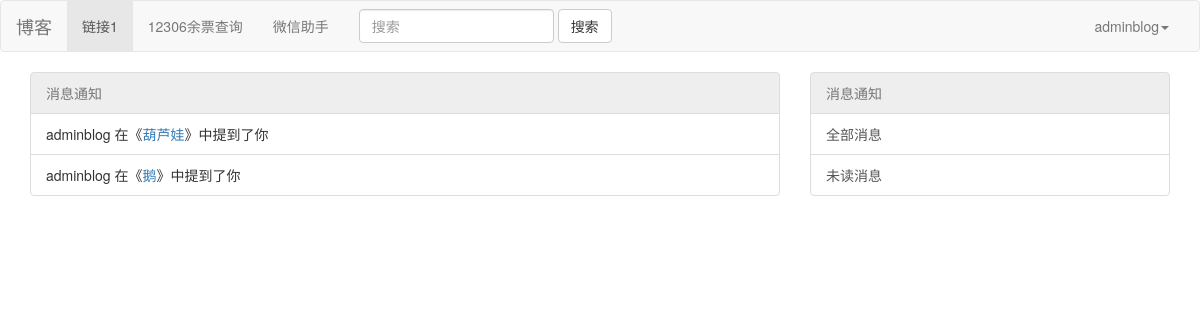
/comment/message/all (signed in), run on an earlier commit of the app's database.
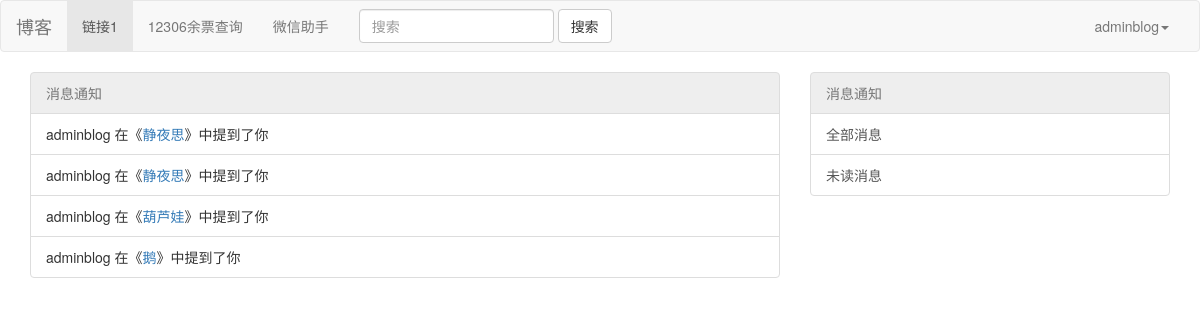
And on a later commit of the database.
### apps/comment/models.py (models this page shows, shortened)
class Message(models.Model):
    sender = models.ForeignKey(settings.AUTH_USER_MODEL, on_delete=models.CASCADE, related_name='sender_message', verbose_name='发送者')
    receiver = models.ForeignKey(settings.AUTH_USER_MODEL, on_delete=models.CASCADE, related_name='receiver_message', verbose_name='接收者')
    create_date = models.DateTimeField('创建时间', auto_now_add=True)
    is_read = models.BooleanField('是否已读', default = False)
    belong = models.ForeignKey(Comment, on_delete=models.CASCADE, related_name='comment_messages', verbose_name='所属评论')
    class Meta:
        verbose_name = '消息通知'
        verbose_name_plural = verbose_name
        ordering = ['-create_date']

class Comment(models.Model):
    owner = models.ForeignKey(settings.AUTH_USER_MODEL, on_delete=models.CASCADE, verbose_name='评论人')
    body = models.TextField('评论内容')
    create_date = models.DateTimeField('评论时间', auto_now_add=True)
    belong = models.ForeignKey(settings.ARTICLE_MODEL, on_delete=models.CASCADE, related_name='articles_comments', verbose_name='所属文章')
    class Meta:
        verbose_name = '文章评论'
        verbose_name_plural = verbose_name
        ordering = ['create_date']

### apps/myauth/models.py (models this page shows)
class Myuser(AbstractUser):
    avatar = ProcessedImageField(upload_to='avatar',
                                 default='avatar/default.png',
                                 verbose_name='头像',
                                 processors=[ResizeToFill(100,100)],)
    signature = models.CharField(max_length=50, blank=True, null=True, verbose_name="签名")
    def __str__(self):
        return self.username

### apps/blog/models.py (models this page shows, shortened)
class Article(models.Model):
        author = models.ForeignKey(settings.AUTH_USER_MODEL, on_delete=models.CASCADE, verbose_name='作者')
        title = models.CharField(max_length=150, verbose_name='标题')
        summary = models.TextField('摘要', max_length=300, default='请输入文章摘要....')
        body = RichTextUploadingField(verbose_name='内容', default='请输入文章内容....')
        create_date = models.DateTimeField(verbose_name='创建时间', auto_now_add=True)
        slug = models.SlugField('唯一标识', unique=True, max_length=20, default='slug_input_default(请修改)')
        catalogue = models.ForeignKey(Catalogue, on_delete=models.CASCADE, verbose_name='文章分类')
        class Meta:
                verbose_name = '文章'                  #通俗易懂的名字
                verbose_name_plural = verbose_name      # 复数形式
                ordering=['-create_date']               # 降序排序

### apps/comment/views.py (the view)
# urls.py: path('message/all',msg_all_view, name='msg_all_url'),  # 所有消息
@login_required
def msg_all_view(request):
    msg_list = Message.objects.filter(receiver = request.user)
    return render(request, 'comment/msg_list.html',{'msg_list':msg_list})

### apps/comment/templates/comment/msg_list.html
{% extends "blog/base.html" %}
{% block base_content %}
<div class="container">
    <div class="row">
        <div class="col-lg-8 col-xs-12 col-sm-6 col-md-8">
	   <div class="list-group">
       	     <a class="list-group-item disabled">消息通知</a>
	     {% for msg in msg_list %}
  	     <span class="list-group-item">{{msg.sender}} 在《<a href="{% url 'blog:article_url' msg.belong.belong.slug %}">{{msg.belong.belong.title}}</a>》中提到了你
             </span>
	     {% empty %}
	     <h3>暂无消息!</h3>
             {% endfor %}
           </div>
        </div>
        <div class=" col-lg-4 col-xs-12 col-sm-6">
	  <div class="list-group">
	     <a class="list-group-item disabled">消息通知</a>
	     <a href="{% url 'comment:msg_all_url' %}" class="list-group-item">全部消息</a>
	     <a href="{% url 'comment:msg_unread_url' %}" class="list-group-item">未读消息</a>
	  </div>
        </div>
    </div>
</div>
{% endblock %}

What changed in the data, as far as the page shows it:
added Message: sender "adminblog", belong.belong "静夜思"
added Message: sender "adminblog", belong.belong "静夜思"
